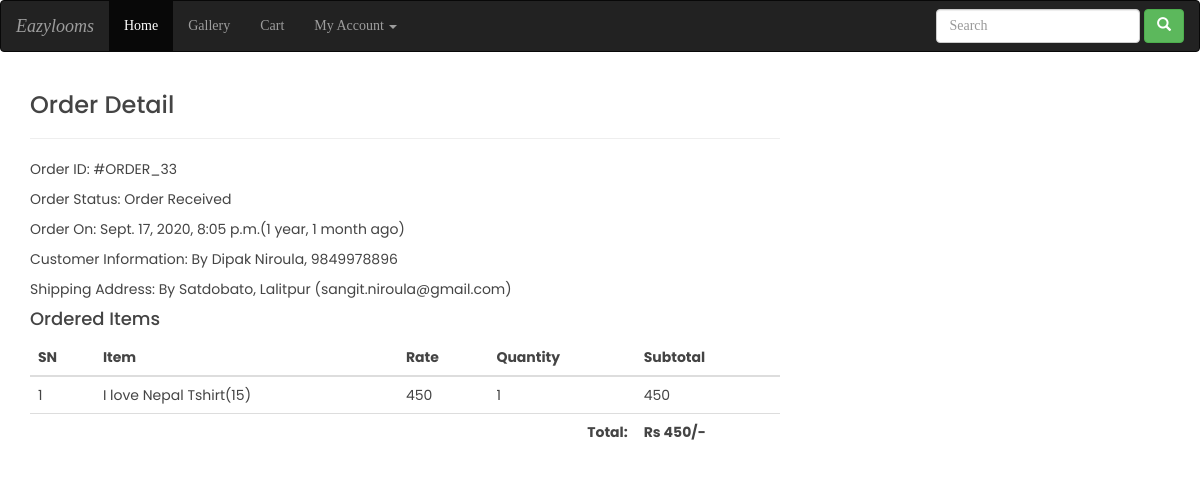
/profile/order-33/ (signed in), run on the app's committed database.
### ecomapp/models.py (models this page shows, shortened)
class Order(models.Model):
    cart = models.OneToOneField(Cart, on_delete=models.CASCADE)
    ordered_by = models.CharField(max_length=200)
    shipping_address = models.CharField(max_length=200)
    mobile = models.CharField(max_length=10)
    email = models.EmailField(null=True, blank=True)
    subtotal = models.PositiveIntegerField()
    discount = models.PositiveIntegerField()
    total = models.PositiveIntegerField()
    order_status = models.CharField(max_length=50, choices=ORDER_STATUS)
    created_at = models.DateTimeField(auto_now_add=True)
    payment_method = models.CharField(
        max_length=20, choices=METHOD, default="Cash On Delivery")
    payment_completed = models.BooleanField(
        default=False, null=True, blank=True)

class CartProduct(models.Model):
    cart = models.ForeignKey(Cart, on_delete=models.CASCADE)
    product = models.ForeignKey(Product, on_delete=models.CASCADE)
    rate = models.PositiveIntegerField()
    quantity = models.PositiveIntegerField()
    subtotal = models.PositiveIntegerField()

class Product(models.Model):
    title = models.CharField(max_length=200)
    slug = models.SlugField(unique=True)
    category = models.ForeignKey(Category, on_delete=models.CASCADE)
    image = models.ImageField(upload_to="products")
    marked_price = models.PositiveIntegerField()
    selling_price = models.PositiveIntegerField()
    description = models.TextField()
    warranty = models.CharField(max_length=300, null=True, blank=True)
    return_policy = models.CharField(max_length=300, null=True, blank=True)
    view_count = models.PositiveIntegerField(default=0)

### ecomapp/views.py (the view)
# urls.py: path("profile/order-<int:pk>/", CustomerOrderDetailView.as_view(),
class CustomerOrderDetailView(DetailView):
    template_name = "customerorderdetail.html"
    model = Order
    context_object_name = "ord_obj"
    def dispatch(self, request, *args, **kwargs):
        if request.user.is_authenticated and Customer.objects.filter(user=request.user).exists():
            order_id = self.kwargs["pk"]
            order = Order.objects.get(id=order_id)
            if request.user.customer != order.cart.customer:
                return redirect("ecomapp:customerprofile")
        else:
            return redirect("/login/?next=/profile/")
        return super().dispatch(request, *args, **kwargs)

### templates/customerorderdetail.html (shortened to what this page needs)
{% extends "base.html" %}
{% load humanize %}
{% block content %}
<div class="container">
    <div class="row">
        <div class="col-md-8 mx-auto">
            <h3>Order Detail</h3><hr>
            <p><span class="font-weight-bold">Order ID: </span> #ORDER_{{ord_obj.id}}</p>
            <p><span class="font-weight-bold">Order Status: </span> {{ord_obj.order_status}}</p>
            <p><span class="font-weight-bold">Order On: </span> {{ord_obj.created_at}}({{ord_obj.created_at|timesince}} ago)</p>
            <p><span class="font-weight-bold">Customer Information: </span> By {{ord_obj.ordered_by}}, {{ord_obj.mobile}}</p>
            <p><span class="font-weight-bold">Shipping Address: </span> By {{ord_obj.shipping_address}} ({{ord_obj.email}})</p>
            <h4>Ordered Items</h4>
            <table class="table">
                <thead>
                    <tr>
                        <th>SN</th>
                        <th>Item</th>
                        <th>Rate</th>
                        <th>Quantity</th>
                        <th>Subtotal</th>
                    </tr>
                </thead>
                <tbody>
                    {% for cp in ord_obj.cart.cartproduct_set.all %}
                    <tr>
                        <td>{{forloop.counter}}</td>
                        <td><a target="_blank" href="{% url 'ecomapp:productdetail' cp.product.slug %}">{{cp.product.title}}({{cp.product.id}})</a></td>
                        <td>{{cp.rate}}</td>
                        <td>{{cp.quantity}}</td>
                        <td>{{cp.subtotal}}</td>
                    </tr>
                    {% endfor %}
                    <tr>
                        <th colspan="4" class="text-right">Total: </th>
                        <th>Rs {{ord_obj.total|intcomma}}/-</th>
                    </tr>
                </tbody>
            </table>
        </div>
    </div>
</div>
{% endblock %}

### static/css/style.css (style rules this page uses)
body { font-family: "Poppins", sans-serif; color: #444444; }
a, a:hover { text-decoration: none; color: inherit; }

### data on the page
Order: id "33", order_status "Order Received", created_at "Sept. 17, 2020, 8:05 p.m.", created_at "1 year, 1 month", ordered_by "Dipak Niroula", mobile "9849978896", shipping_address "Satdobato, Lalitpur", email "sangit.niroula@gmail.com", total "450"
CartProduct: product "I love Nepal Tshirt", product.id "15", rate "450", quantity "1", subtotal "450"
